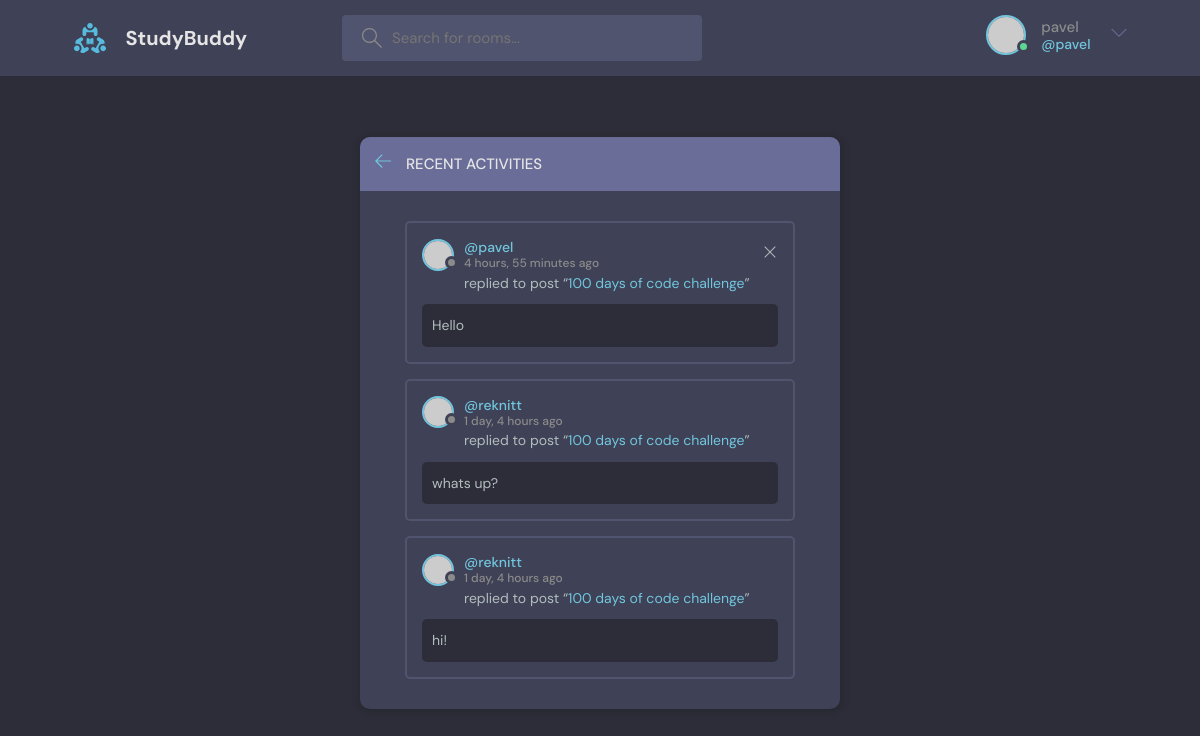
Screenshot of /activity/ (signed in) with the database file from the repository.
### base/models.py (models this page shows)
class Message(models.Model):
    user = models.ForeignKey(User, on_delete=models.CASCADE)
    room = models.ForeignKey(Room, on_delete=models.CASCADE)
    body = models.TextField()
    updated = models.DateTimeField(auto_now=True)
    created = models.DateTimeField(auto_now_add=True)
    objects = models.Manager()
    class Meta:
        ordering = ['-updated', '-created']
    def __str__(self):
        return self.body[0:50]

class Room(models.Model):
    host = models.ForeignKey(User, on_delete=models.SET_NULL, null=True)
    topic = models.ForeignKey(Topic, on_delete=models.SET_NULL, null=True)
    objects = models.Manager()
    name = models.CharField(max_length=200)
    description = models.TextField(null=True, blank=True)
    participants = models.ManyToManyField(User, related_name='participants', blank=True)
    updated = models.DateTimeField(auto_now=True)
    created = models.DateTimeField(auto_now_add=True)
    class Meta:
        ordering = ['-updated', '-created']
    def __str__(self):
        return self.name

### base/views.py (the view)
# urls.py: path('activity/', views.activityPage, name="activity"),
def activityPage(request):
    room_messages = Message.objects.all()
    context = {'room_messages': room_messages}
    return render(request, 'base/activity.html', context)

### base/templates/base/activity.html (shortened to what this page needs)
{% extends 'main.html' %}
{% block content %}
<main class="layout">
  <div class="container">
    <div class="layout__box">
      <div class="layout__boxHeader">
        <div class="layout__boxTitle">
          <a href="{% url 'home' %}">
            <svg version="1.1" xmlns="http://www.w3.org/2000/svg" width="32" height="32" viewBox="0 0 32 32">
              <title>arrow-left</title>
              <path
                d="M13.723 2.286l-13.723 13.714 13.719 13.714 1.616-1.611-10.96-10.96h27.625v-2.286h-27.625l10.965-10.965-1.616-1.607z"
              ></path>
            </svg>
          </a>
          <h3>Recent Activities</h3>
        </div>
      </div>
      <div class="activities-page layout__body">
        {% for message in room_messages %}
          <div class="activities__box">
            <div class="activities__boxHeader roomListRoom__header">
              <a href="{% url 'user-profile' message.user.id %}" class="roomListRoom__author">
                <div class="avatar avatar--small">
                  <img src="https://randomuser.me/api/portraits/women/11.jpg" />
                </div>
                <p>
                  @{{message.user}}
                  <span>{{message.created|timesince}} ago</span>
                </p>
              </a>
                {% if request.user == message.user %}
              <div class="roomListRoom__actions">
                <a href="{% url 'delete-message' message.id %}">
                  <svg version="1.1" xmlns="http://www.w3.org/2000/svg" width="32" height="32" viewBox="0 0 32 32">
                    <title>remove</title>
                    <path
                      d="M27.314 6.019l-1.333-1.333-9.98 9.981-9.981-9.981-1.333 1.333 9.981 9.981-9.981 9.98 1.333 1.333 9.981-9.98 9.98 9.98 1.333-1.333-9.98-9.98 9.98-9.981z"
                    ></path>
                  </svg>
                </a>
              </div>
                {% endif %}
            </div>
            <div class="activities__boxContent">
              <p>replied to post “<a href="{% url 'room' message.room.id %}">{{message.room}}</a>”</p>
              <div class="activities__boxRoomContent">
                  {{message}}
              </div>
            </div>
          </div>
     {% endfor %}
     </div>
    </div>
  </div>
</main>
{% endblock %}

### templates/navbar.html (shortened to what this page needs)
{% load static %}
<header class="header header--loggedIn">
  <div class="container">
    <a href="{% url 'home' %}" class="header__logo">
      <img src="{% static 'images/logo.svg' %}" />
      <h1>StudyBuddy</h1>
    </a>
    <form class="header__search" method="GET" action="{% url 'home' %}">
      <label>
        <input name="q" placeholder="Search for rooms..." />
      </label>
    </form>
    <nav class="header__menu">
      {% if request.user.is_authenticated %}
      <div class="header__user">
        <a href="{% url 'user-profile' request.user.id %}">
          <div class="avatar avatar--medium active">
            <img src="https://randomuser.me/api/portraits/men/37.jpg" />
          </div>
          <p>{{request.user.username}}<span>@{{request.user.username}}</span></p>
        </a>
        <button class="dropdown-button">
          <svg version="1.1" xmlns="http://www.w3.org/2000/svg" width="32" height="32" viewBox="0 0 32 32">
            <title>chevron-down</title>
            <path d="M16 21l-13-13h-3l16 16 16-16h-3l-13 13z"></path>
          </svg>
        </button>
      </div>
      {% else %}
      <a href="{% url 'login' %}">
        <img src="{% static 'images/avatar.svg' %}" />
        <p>Login</p>
      </a>
      {% endif %}
    </nav>
  </div>
</header>

### rows the page displays
Message: user "pavel", created "4 hours, 55 minutes", room "100 days of code challenge", body "Hello"
Message: user "reknitt", created "1 day, 4 hours", room "100 days of code challenge", body "whats up?"
Message: user "reknitt", created "1 day, 4 hours", room "100 days of code challenge", body "hi!"

### other values shown
{{ request.user.username }} "pavel"
